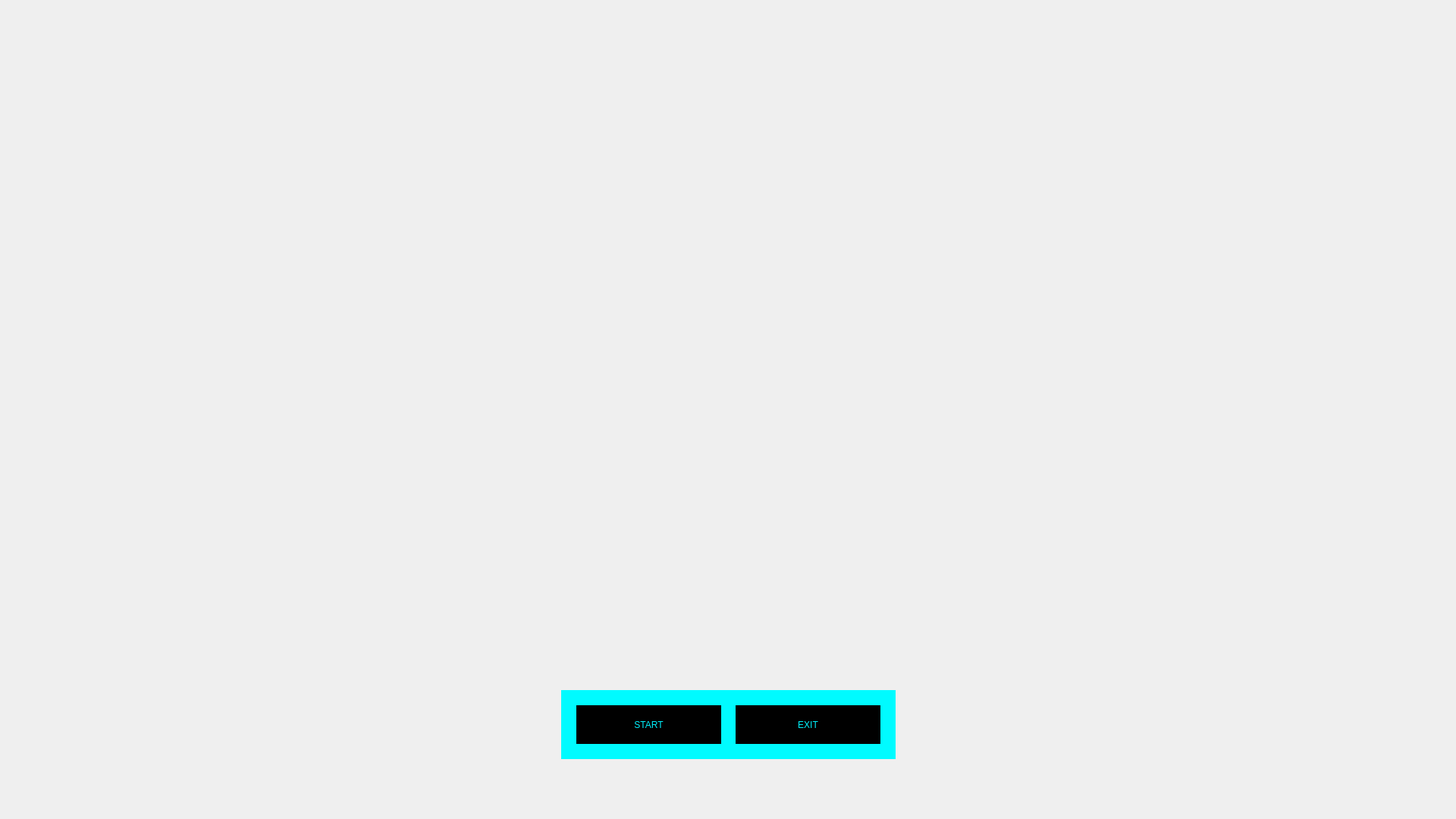
<?xml version="1.0" encoding="UTF-8"?>
<ui version="4.0">
 <class>JarvisUi</class>
 <widget class="QDialog" name="JarvisUi">
  <property name="geometry">
   <rect>
    <x>0</x>
    <y>0</y>
    <width>1920</width>
    <height>1080</height>
   </rect>
  </property>
  <property name="windowTitle">
   <string>Dialog</string>
  </property>
  <widget class="QLabel" name="bg_1">
   <property name="geometry">
    <rect>
     <x>-120</x>
     <y>-20</y>
     <width>2051</width>
     <height>1131</height>
    </rect>
   </property>
   <property name="text">
    <string/>
   </property>
   <property name="pixmap">
    <pixmap>../../Downloads/jarvis zip/B.G/Black_Template.jpg</pixmap>
   </property>
   <property name="scaledContents">
    <bool>true</bool>
   </property>
  </widget>
  <widget class="QLabel" name="gif3">
   <property name="geometry">
    <rect>
     <x>-10</x>
     <y>0</y>
     <width>391</width>
     <height>151</height>
    </rect>
   </property>
   <property name="text">
    <string/>
   </property>
   <property name="pixmap">
    <pixmap>../../Downloads/jarvis zip/ExtraGui/initial.gif</pixmap>
   </property>
   <property name="scaledContents">
    <bool>true</bool>
   </property>
  </widget>
  <widget class="QLabel" name="gif2">
   <property name="geometry">
    <rect>
     <x>20</x>
     <y>300</y>
     <width>431</width>
     <height>251</height>
    </rect>
   </property>
   <property name="text">
    <string/>
   </property>
   <property name="pixmap">
    <pixmap>../../Downloads/jarvis zip/ExtraGui/Code_Template.gif</pixmap>
   </property>
   <property name="scaledContents">
    <bool>true</bool>
   </property>
  </widget>
  <widget class="QLabel" name="gif4">
   <property name="geometry">
    <rect>
     <x>10</x>
     <y>660</y>
     <width>451</width>
     <height>361</height>
    </rect>
   </property>
   <property name="text">
    <string/>
   </property>
   <property name="pixmap">
    <pixmap>../../Downloads/jarvis zip/VoiceReg/Aqua.gif</pixmap>
   </property>
   <property name="scaledContents">
    <bool>true</bool>
   </property>
  </widget>
  <widget class="QLabel" name="gif5">
   <property name="geometry">
    <rect>
     <x>470</x>
     <y>290</y>
     <width>991</width>
     <height>601</height>
    </rect>
   </property>
   <property name="text">
    <string/>
   </property>
   <property name="pixmap">
    <pixmap>../../Downloads/LIVE WALLPAPER _ AI JARVIS - IRON-MAN _ STATUS REALM _ PC_DESKTOP _ (Download link in description).gif</pixmap>
   </property>
   <property name="scaledContents">
    <bool>true</bool>
   </property>
  </widget>
  <widget class="QLabel" name="gif6">
   <property name="geometry">
    <rect>
     <x>1490</x>
     <y>330</y>
     <width>411</width>
     <height>251</height>
    </rect>
   </property>
   <property name="text">
    <string/>
   </property>
   <property name="pixmap">
    <pixmap>../../Downloads/jarvis zip/ExtraGui/Hero_Template.gif</pixmap>
   </property>
   <property name="scaledContents">
    <bool>true</bool>
   </property>
  </widget>
  <widget class="QLabel" name="gif8">
   <property name="geometry">
    <rect>
     <x>1480</x>
     <y>610</y>
     <width>421</width>
     <height>241</height>
    </rect>
   </property>
   <property name="autoFillBackground">
    <bool>false</bool>
   </property>
   <property name="text">
    <string/>
   </property>
   <property name="pixmap">
    <pixmap>../../Downloads/jarvis zip/ExtraGui/Health_Template.gif</pixmap>
   </property>
   <property name="scaledContents">
    <bool>true</bool>
   </property>
  </widget>
  <widget class="QLabel" name="gif1">
   <property name="geometry">
    <rect>
     <x>1500</x>
     <y>40</y>
     <width>361</width>
     <height>251</height>
    </rect>
   </property>
   <property name="text">
    <string/>
   </property>
   <property name="pixmap">
    <pixmap>../../Downloads/jarvis zip/ExtraGui/Jarvis_Gui (1).gif</pixmap>
   </property>
   <property name="scaledContents">
    <bool>true</bool>
   </property>
  </widget>
  <widget class="QLabel" name="gif7">
   <property name="geometry">
    <rect>
     <x>460</x>
     <y>0</y>
     <width>311</width>
     <height>261</height>
    </rect>
   </property>
   <property name="text">
    <string/>
   </property>
   <property name="pixmap">
    <pixmap>../../Downloads/jarvis zip/ExtraGui/Earth.gif</pixmap>
   </property>
   <property name="scaledContents">
    <bool>true</bool>
   </property>
  </widget>
  <widget class="QLabel" name="gif11">
   <property name="geometry">
    <rect>
     <x>1480</x>
     <y>970</y>
     <width>420</width>
     <height>71</height>
    </rect>
   </property>
   <property name="text">
    <string/>
   </property>
   <property name="pixmap">
    <pixmap>../../Downloads/jarvis zip/B.G/gggf.jpg</pixmap>
   </property>
   <property name="scaledContents">
    <bool>true</bool>
   </property>
  </widget>
  <widget class="QLabel" name="gif11_2">
   <property name="geometry">
    <rect>
     <x>1480</x>
     <y>880</y>
     <width>421</width>
     <height>71</height>
    </rect>
   </property>
   <property name="text">
    <string/>
   </property>
   <property name="pixmap">
    <pixmap>../../Downloads/jarvis zip/B.G/gggf.jpg</pixmap>
   </property>
   <property name="scaledContents">
    <bool>true</bool>
   </property>
  </widget>
  <widget class="QPushButton" name="pushButton_start">
   <property name="geometry">
    <rect>
     <x>760</x>
     <y>930</y>
     <width>191</width>
     <height>51</height>
    </rect>
   </property>
   <property name="styleSheet">
    <string notr="true">background-color: rgb(0, 0, 0);
font: 20pt &quot;Times New Roman&quot;;
color: rgb(0, 243, 255);
border-radius:none;</string>
   </property>
   <property name="text">
    <string>START</string>
   </property>
  </widget>
  <widget class="QLabel" name="label">
   <property name="geometry">
    <rect>
     <x>740</x>
     <y>910</y>
     <width>441</width>
     <height>91</height>
    </rect>
   </property>
   <property name="styleSheet">
    <string notr="true">background-color: rgb(0, 251, 255);</string>
   </property>
   <property name="text">
    <string/>
   </property>
  </widget>
  <widget class="QPushButton" name="pushButton_exit">
   <property name="geometry">
    <rect>
     <x>970</x>
     <y>930</y>
     <width>191</width>
     <height>51</height>
    </rect>
   </property>
   <property name="styleSheet">
    <string notr="true">background-color: rgb(0, 0, 0);
font: 20pt &quot;Times New Roman&quot;;
color: rgb(0, 243, 255);
border-radius:none;</string>
   </property>
   <property name="text">
    <string>EXIT</string>
   </property>
  </widget>
  <zorder>bg_1</zorder>
  <zorder>label</zorder>
  <zorder>pushButton_start</zorder>
  <zorder>pushButton_exit</zorder>
  <zorder>gif3</zorder>
  <zorder>gif2</zorder>
  <zorder>gif4</zorder>
  <zorder>gif5</zorder>
  <zorder>gif7</zorder>
  <zorder>gif1</zorder>
  <zorder>gif6</zorder>
  <zorder>gif8</zorder>
  <zorder>gif11_2</zorder>
  <zorder>gif11</zorder>
 </widget>
 <resources/>
 <connections/>
</ui>
